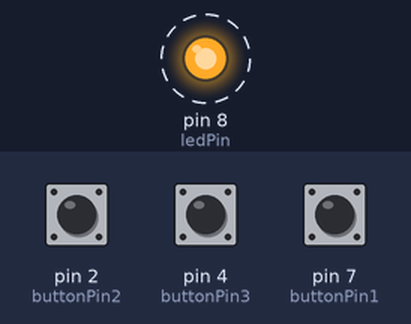
Recording of a sketch running on a simulated Arduino Uno, built with avr-gcc and run on an emulated ATmega328P. On the bench: output pins drawn as LEDs (lit = HIGH). Dashed ring = blinking. The inputs (shaded band) are chosen by the test bench; at power-on: pin 2 (buttonPin2) HIGH, pin 4 (buttonPin3) HIGH, pin 7 (buttonPin1) HIGH.

Above: at 4.8 s.
4.9 s: pin 2 (buttonPin2) pulled LOW for 2.35 s
At 7.1 s:
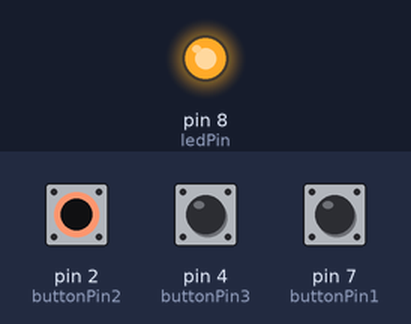
At 8.5 s:
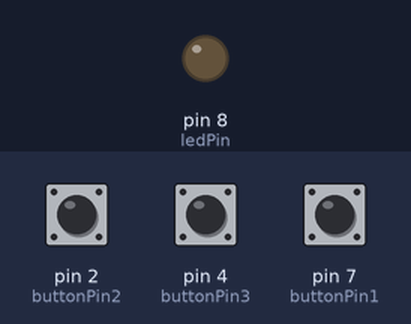
8.7 s: pin 4 (buttonPin3) pulled LOW for 2.35 s
12.5 s: pin 7 (buttonPin1) pulled LOW for 2.35 s
Timing chart, 0 to 22.3 s (numbered marks = the images above; inputs shaded):
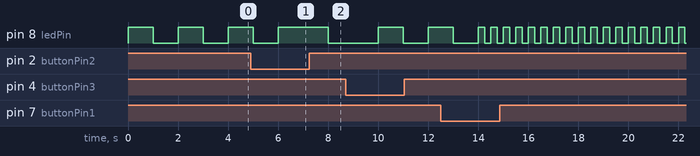

The sketch:

Assignment_1__blinking_.ino
```cpp
const int buttonPin1 = 7;
const int buttonPin2 = 2;
const int buttonPin3 = 4;
const int ledPin = 8;

int mode = 0;
int lastB1 = HIGH;
int lastB2 = HIGH;
int lastB3 = HIGH;


// the setup function runs once when you press reset or power the board
void setup() {
  pinMode(ledPin, OUTPUT);
  pinMode(buttonPin1, INPUT_PULLUP);
  pinMode(buttonPin2, INPUT_PULLUP);
  pinMode(buttonPin3, INPUT_PULLUP);
}

// the loop function runs over and over again forever
void loop() {
  int b1 = digitalRead(buttonPin1);
  int b2 = digitalRead(buttonPin2);
  int b3 = digitalRead(buttonPin3);

    if (lastB1 == HIGH && b1 == LOW) {
    mode = 1;               // fast mode
  }

  // Detect a PRESS (HIGH -> LOW) on button 2
  if (lastB2 == HIGH && b2 == LOW) {
    mode = 2;               // slow mode
  }

   // Detect a PRESS (HIGH -> LOW) on button 3
  if (lastB3 == HIGH && b3 == LOW) {
    mode = 3;               // normal mode
  }

  lastB1 = b1;
  lastB2 = b2;
  lastB3 = b3;

  // Blink based on the selected mode
  if (mode == 1) {          // fast: twice per second
    digitalWrite(ledPin, HIGH); delay(250);
    digitalWrite(ledPin, LOW);  delay(250);
  } else if (mode == 2) {   // slow: once every 2 seconds
    digitalWrite(ledPin, HIGH); delay(2000);
    digitalWrite(ledPin, LOW);  delay(2000);
  } else if (mode == 2) {   // normal: once per second
    digitalWrite(ledPin, HIGH); delay(1000);
    digitalWrite(ledPin, LOW);  delay(1000);
  } else {                  // normal: once per second
    digitalWrite(ledPin, HIGH); delay(1000);
    digitalWrite(ledPin, LOW);  delay(1000);
  }
}
```

Measured:
- by itself, pin 8 (ledPin): repeats every 0.50 s: HIGH 0.25 s, LOW 0.25 s
